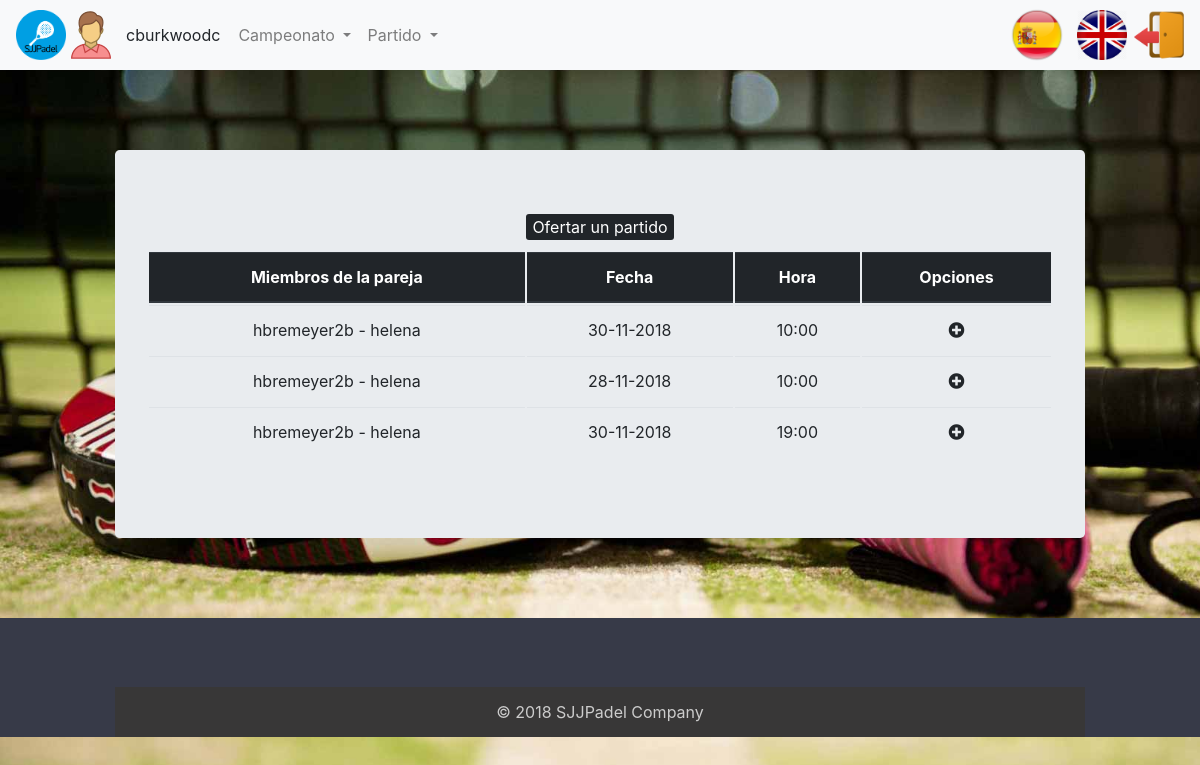
Page /index.php?controller=confrontationOffer&action=select&idCategoriaCampeonato=4&idCampeonato=3&idCategoria=3&idPareja=175 (signed in) on the committed database.
### tables this page shows
CREATE TABLE `usuario` (
  `login` varchar(20) NOT NULL,
  `nombre` varchar(20) NOT NULL,
  `apellidos` varchar(45) DEFAULT NULL,
  `pass` varchar(20) DEFAULT NULL,
  `rol` char(1) DEFAULT NULL,
  `genero` varchar(10) DEFAULT NULL
);

CREATE TABLE `ofertaenfrentamiento` (
  `idOfertaEnfrentamiento` int(11) NOT NULL,
  `idPareja` int(11) NOT NULL,
  `idGrupo` int(11) NOT NULL,
  `hora` time NOT NULL,
  `fecha` date NOT NULL
);

CREATE TABLE `pareja` (
  `idPareja` int(11) NOT NULL,
  `idCapitan` varchar(20) NOT NULL,
  `idCompañero` varchar(20) NOT NULL,
  `idCategoriaCampeonato` int(11) NOT NULL
);

### core/ViewManager.php (called while the page is built, shortened)
<?php
class ViewManager {
	private $fragmentContents = array();
	private $variables = array();
	private $currentFragment = self::DEFAULT_FRAGMENT;
	private $layout = "default";
	private function saveCurrentFragment() {
		$this->fragmentContents[$this->currentFragment].=ob_get_contents();
	}
	public function moveToFragment($name) {
		$this->currentFragment = $name;
	}
	public function getFragment($fragment, $default="") {
		if (!isset($this->fragmentContents[$fragment])) {
			return $default;
		}
		return $this->fragmentContents[$fragment];
	}
	public function setVariable($varname, $value, $flash=false) {
		$this->variables[$varname] = $value;
	}
	public function getVariable($varname, $default=NULL) {
		if (!isset($this->variables[$varname])) {
			return $default;
		}
		return $this->variables[$varname];
	}
	public function render($controller, $viewname) {
		include(__DIR__."/../view/$controller/$viewname.php");
		$this->renderLayout();
	}
	private function renderLayout() {
		include(__DIR__."/../view/layouts/".$this->layout.".php");
	}
	private static $viewmanager_singleton = NULL;
	public static function getInstance() {
		if (self::$viewmanager_singleton == null) {
			self::$viewmanager_singleton = new ViewManager();
		}
		return self::$viewmanager_singleton;
	}
}

### controller/ConfrontationOfferController.php (called while the page is built, shortened)
<?php
require_once(__DIR__."/../core/ViewManager.php");
require_once(__DIR__."/../core/I18n.php");
require_once(__DIR__."/../model/ConfrontationOffer.php");
require_once(__DIR__."/../model/ConfrontationOfferMapper.php");
require_once(__DIR__."/../model/PartnerMapper.php");
require_once(__DIR__."/../model/PartnergroupMapper.php");
require_once(__DIR__."/../controller/BaseController.php");
class ConfrontationOfferController extends BaseController {
  private $confrontationOfferMapper;
  private $confrontationMapper;
  private $reservationMapper;
  private $partnerMapper;
  private $partnerGroupMapper;
  public function __construct() {
    parent::__construct();
    $this->confrontationOfferMapper = new ConfrontationOfferMapper();
    $this->confrontationMapper =  new ConfrontationMapper();
    $this->reservationMapper = new ReservationMapper();
    $this->partnerMapper = new PartnerMapper();
    $this->partnerGroupMapper = new PartnergroupMapper();
  }
  public function select(){
    $idCampeonato = $_GET["idCampeonato"];
    $idPareja = $_GET["idPareja"];
    $idGrupo = $this->partnerGroupMapper->getIdGrupo($idPareja);
    $this->validateMatchs($idGrupo);
    $confrontationOffers = $this->confrontationOfferMapper->getConfrontationOffersForGroup($idGrupo);
    $posibleOffers = array();
    foreach($confrontationOffers as $offer){
      if( $idPareja != $offer->getIdPareja() ){
        if( !$this->confrontationMapper->hadPlayed($idPareja, $offer->getIdPareja(), $idGrupo) ){
          $miembrosPareja = $this->partnerMapper->getMembers($offer->getIdPareja());
          $offer->setPareja($miembrosPareja);
          array_push($posibleOffers, $offer);
        }
      }
    }
    $this->view->setVariable("idCampeonato", $idCampeonato);
    $this->view->setVariable("idPareja", $idPareja);
    $this->view->setVariable("posibleOffers", $posibleOffers);
    $this->view->render("confrontation", "confrontationSelect");
  }
  public function validateMatchs($idGrupo){
    $confrontationOffers = $this->confrontationOfferMapper->getConfrontationOffersForGroup($idGrupo);
    foreach ($confrontationOffers as $offer) {
      $numRes = $this->reservationMapper->getNumReservations($offer->getFecha(), substr($offer->getHora(), 0, 5));
      if( $numRes == 5 ){
        $this->confrontationOfferMapper->delete($offer->getIdOfertaEnfrentamiento());
      }
    }
  }
}

### index.php (called while the page is built, shortened)
<?php
function run() {
	try {
		$controller = loadController($_GET["controller"]);
		$actionName = $_GET["action"];
		$controller->$actionName();
	} catch(Exception $ex) {
		die("An exception occured!!!!!".$ex->getMessage());
	}
}
function loadController($controllerName) {
	return new $controllerClassName();
}
run();
?>

### core/I18n.php (called while the page is built, shortened)
<?php
class I18n {
	private $messages;
	public function setLanguage($language) {
		$this->messages = $i18n_messages;
	}
	public function i18n($key) {
		if (isset($this->messages[$key])){
			return $this->messages[$key];
		}else{
			return $key;
		}
	}
	private static $i18n_singleton = null;
	public static function getInstance() {
		if (self::$i18n_singleton == NULL) {
			self::$i18n_singleton = new I18n();
		}
		return self::$i18n_singleton;
	}
}
function i18n($key) {
	return I18n::getInstance()->i18n($key);
}

### model/ConfrontationOffer.php (called while the page is built, shortened)
<?php
class ConfrontationOffer {
  	private $idOfertaEnfrentamiento;
	private $idPareja;
	private $hora;
  	private $fecha;
    private $pareja;
	public function __construct($idOfertaEnfrentamiento=NULL, $idPareja=NULL, $idGrupo=NULL, $hora=NULL, $fecha=NULL, array $pareja=NULL) {
    $this->idOfertaEnfrentamiento = $idOfertaEnfrentamiento;
	  $this->idPareja = $idPareja;
	  $this->hora = $hora;
    $this->fecha = $fecha;
    $this->pareja = $pareja;
	}
	public function getIdOfertaEnfrentamiento() {
		return $this->idOfertaEnfrentamiento;
	}
  public function getIdPareja(){
    return $this->idPareja;
  }
  public function getHora() {
    return $this->hora;
  }
	public function getFecha() {
		return $this->fecha;
	}
  public function getPareja(){
    return $this->pareja;
  }
  public function setPareja($pareja){
    $this->pareja = $pareja;
  }
}

### model/PartnerMapper.php (called while the page is built, shortened)
<?php
require_once(__DIR__."/../core/PDOConnection.php");
class PartnerMapper {
	private $db;
	public function __construct() {
		$this->db = PDOConnection::getInstance();
	}
	public function getMembers($idPareja){
		$stmt = $this->db->prepare("SELECT * FROM pareja WHERE idPareja=?");
		$stmt->execute(array($idPareja));
		$toret_db = $stmt->fetch(PDO::FETCH_ASSOC);
		$members = array();
		if($toret_db != null){
			array_push($members, $toret_db["idCapitan"]);
			array_push($members, $toret_db["idCompañero"]);
		}
		return $members;
	}
}

### core/PDOConnection.php (called while the page is built)
<?php
class PDOConnection {
	private static $dbhost = "localhost";
	private static $dbname = "sjjpadel";
	private static $dbuser = "abp";
	private static $dbpass = "abp";
	private static $db_singleton = null;
	public static function getInstance() {
		if (self::$db_singleton == null) {
			self::$db_singleton = new PDO(
			"mysql:host=".self::$dbhost.";dbname=".self::$dbname.";charset=utf8",
			self::$dbuser,
			self::$dbpass,
			array(
				PDO::ATTR_EMULATE_PREPARES => false,
				PDO::ATTR_ERRMODE => PDO::ERRMODE_EXCEPTION
			)
		);
	}
	return self::$db_singleton;
}
}
?>

### model/ConfrontationOfferMapper.php (called while the page is built, shortened)
<?php
require_once(__DIR__."/../core/PDOConnection.php");
class ConfrontationOfferMapper {
	private $db;
	public function __construct() {
		$this->db = PDOConnection::getInstance();
	}
	public function getConfrontationOffersForGroup($idGrupo){
		$stmt = $this->db->prepare("SELECT * FROM ofertaenfrentamiento WHERE idGrupo=?");
		$stmt->execute(array($idGrupo));
		$ofertasEnfrentamientos = $stmt->fetchAll(PDO::FETCH_ASSOC);
		$enfrentamientos_array = array();
		if( $ofertasEnfrentamientos != null){
			foreach ($ofertasEnfrentamientos as $enfrentamiento) {
				$fecha = new DateTime($enfrentamiento["fecha"]);
				$enf = new ConfrontationOffer($enfrentamiento["idOfertaEnfrentamiento"],$enfrentamiento["idPareja"],
												$enfrentamiento["idGrupo"], $enfrentamiento["hora"], $fecha->format('d-m-Y'));
				array_push($enfrentamientos_array, $enf);
			}
		}
		return $enfrentamientos_array;
	}
}

### model/PartnergroupMapper.php (called while the page is built, shortened)
<?php
require_once(__DIR__."/../core/PDOConnection.php");
class PartnergroupMapper {
	private $db;
	public function __construct() {
		$this->db = PDOConnection::getInstance();
	}
	public function getIdGrupo($idPareja){
		$stmt = $this->db->prepare("SELECT idGrupo FROM parejagrupo WHERE idPareja = ? ");
		$stmt->execute(array($idPareja));
		$toret_db = $stmt->fetch(PDO::FETCH_ASSOC);
		return $toret_db["idGrupo"];
	}
}

### model/UserMapper.php (called while the page is built, shortened)
<?php
require_once(__DIR__."/../core/PDOConnection.php");
class UserMapper {
	private $db;
	public function __construct() {
		$this->db = PDOConnection::getInstance();
	}
	public function getDatos($login){
		$stmt = $this->db->prepare("SELECT * FROM usuario where login=?");
		$stmt->execute(array($login));
		$toret_db = $stmt->fetchAll(PDO::FETCH_ASSOC);
		$user = null;
		foreach ($toret_db as $datos) {
			$user = new User(
				$datos['login'],
				$datos['nombre'],
				$datos['apellidos'],
				$datos['pass'],
				$datos['rol'],
				$datos['genero']
			);
		}
		return $user;
	}
}

### controller/BaseController.php (called while the page is built, shortened)
<?php
require_once(__DIR__."/../core/ViewManager.php");
require_once(__DIR__."/../core/I18n.php");
require_once(__DIR__."/../model/User.php");
require_once(__DIR__."/../model/UserMapper.php");
class BaseController {
	public function __construct() {
		if(isset($_SESSION["currentuser"])) {
			$userMapper = new UserMapper();
			$datosUser = $userMapper->getDatos($_SESSION["currentuser"]);
		}
	}
}

### view/confrontation/confrontationSelect.php (the view, shortened to what this page needs)
<?php
require_once(__DIR__."/../../core/ViewManager.php");
$view = ViewManager::getInstance();
$idCampeonato = $view->getVariable("idCampeonato");
$idPareja = $view->getVariable("idPareja");
$posibleOffers = $view->getVariable("posibleOffers");
?>
  <div style="margin-bottom:10px;">
    <a href="index.php?controller=confrontationOffer&amp;action=offer&amp;idPareja=<?= $idPareja ?>&amp;idCampeonato=<?= $idCampeonato ?>"><button class="button-organize"><?= i18n("Offer a Match"); ?></button></a>
  </div>
<?php if(empty($posibleOffers)): ?>
  <h2><?= i18n("No offers available"); ?></h2>
<?php else: ?>
<table class="table">
  <thead class="thead-dark">
    <tr>
      <th scope="col">
        <?= i18n("Partner Members"); ?>
      </th>
      <th scope="col">
        <?= i18n("Fecha"); ?>
      </th>
      <th scope="col">
        <?= i18n("Hour"); ?>
      </th>
      <th scope="col" colspan="2">
        <?= i18n("Options"); ?>
      </th>
    </tr>
  </thead>
  <tbody>
  <?php foreach ($posibleOffers as $offer): ?>
    <tr>
      <td>
        <?= $offer->getPareja()[0] ?> -
        <?= $offer->getPareja()[1] ?>
      </td>
      <td>
        <?= $offer->getFecha(); ?>
      </td>
      <td>
        <?= substr($offer->getHora(), 0, 5); ?>
      </td>
      <td>
        <a href="index.php?controller=confrontationOffer&amp;action=join&amp;idOfertaEnfrentamiento=<?=$offer->getIdOfertaEnfrentamiento(); ?>&amp;idParejaOffer=<?= $offer->getIdPareja(); ?>&amp;idPareja=<?= $idPareja ?>"><i class="fas fa-plus-circle color-1"></i></a>
      </td>
    </tr>
  <?php endforeach; ?>
  </tbody>
</table>
<?php endif; ?>

### view/layouts/default.php (shortened to what this page needs)
<?php
$view = ViewManager::getInstance();
$currentuser = $view->getVariable("currentusername");
$currentGender = $view->getVariable("currentGender");
$currentRol = $view->getVariable("currentRol");
?>
<!DOCTYPE html>
<html lang="en">
<head>
	<link rel="stylesheet" href="https://maxcdn.bootstrapcdn.com/bootstrap/4.0.0/css/bootstrap.min.css">
	<link rel="stylesheet" href="https://use.fontawesome.com/releases/v5.5.0/css/all.css">
	<link rel="stylesheet" href="css/style.css" type="text/css">
</head>
<body>
	<nav class="navbar navbar-expand-lg navbar-light bg-light">
		<img class="img-circle icono" src="images/icono.png">
		<?php if (isset($currentuser)): ?>
			<img class="icono" src="images/<?php echo $currentGender; ?>.png">
			<span class="username">
				<?= sprintf(i18n("%s"), $currentuser) ?>
			</span>
		<?php endif ?>
		<div class="collapse navbar-collapse" id="navbarSupportedContent">
			<ul class="navbar-nav mr-auto">
				<?php if($currentRol == 'd' || $currentRol == 'a' || $currentRol == 'e'): ?>
					<li class="nav-item dropdown">
						<a class="nav-link dropdown-toggle" href="#" id="navbarDropdown" role="button" data-toggle="dropdown" aria-haspopup="true" aria-expanded="false">
							<?php echo i18n("Championship") ?>
						</a>
					</li>
				<?php endif ?>
				<?php if($currentRol == 'd' || $currentRol == 'a' || $currentRol == 'e'): ?>
					<li class="nav-item dropdown">
						<a class="nav-link dropdown-toggle" href="#" id="navbarDropdown" role="button" data-toggle="dropdown" aria-haspopup="true" aria-expanded="false">
							<?php echo i18n("Match") ?>
						</a>
					</li>
				<?php endif ?>
			</ul>
		</div>
		<li class="nav-item">
			<?php include(__DIR__."/language_select_element.php"); ?>
		</li>
		<li class="nav-item">
			<?php if (isset($currentuser)): ?>
				<a 	href="index.php?controller=users&amp;action=logout">
					<img src="images/salir.png" class="rounded icono" alt="Imágenes responsive">
				</a>
				<?php else: ?>
					<a href="index.php?controller=users&amp;action=login">
						<img src="images/entrar.png" class="rounded icono" alt="Imágenes responsive">
					</a>
				<?php endif ?>
			</li>
		</nav>
		<div class="container">
			<div class="jumbotron">
				<?= $view->getFragment(ViewManager::DEFAULT_FRAGMENT) ?>
			</div>
		</div>
		<footer id="myFooter">
			<div class="container">
				<div class="row">
					<div class="col-sm-3 myCols">
					</div>
				</div>
				<div class="social-networks">
				</div>
				<div class="footer-copyright">
					<p>© 2018 SJJPadel Company </p>
				</div>
			</footer>
		</body>
		</html>

### view/layouts/language_select_element.php (shortened to what this page needs)
<a href="index.php?controller=language&amp;action=change&amp;lang=es">
	<img class="img_idioma_spain" src="images/Spain.png"></img>
</a>
<a href="index.php?controller=language&amp;action=change&amp;lang=en">
	<img class="img_idioma_england separacion" src="images/England.png"></img>
</a>

### css/style.css (style rules this page uses)
body { width: 100%; height: 100%; background: url('../images/padel.jpg') ; background-size: cover; background-attachment: fixed; }
ul , li { list-style: none; }
.separacion { margin-right: 7px; }
#myFooter { background-color: #373a48; color:white; }
#myFooter .footer-copyright { background-color: #383737; padding-top:3px; padding-bottom:3px; text-align: center; }
#myFooter .footer-copyright p { margin:10px; color: #ccc; }
#myFooter .myCols { text-align: center; }
#myFooter .social-networks { text-align: center; padding-top: 30px; padding-bottom: 38px; }
.icono { width: 50px; height: 50px; }
table { border-collapse: inherit; }
.button-organize { background-color: rgba(33,37,41,1); border:none; border-radius: 3px; color: white; }
.color-1 { color: rgba(33,37,41,1); }
.img_idioma_spain { width: 72px; height: 54px; }
.img_idioma_england { width: 50px; height: 50px; }
.container { margin: 0 auto; max-width: 1000px; }
.jumbotron { margin: 80px 0; text-align: center; }
.username { margin-left: 10px; margin-right: 10px; }

### rows in the picture
usuario: genero (picture), login "cburkwoodc"
ofertaenfrentamiento: idPareja.idCapitan "hbremeyer2b", idPareja.idCompañero "helena", Fecha "30-11-2018", hora "10:00"
ofertaenfrentamiento: idPareja.idCapitan "hbremeyer2b", idPareja.idCompañero "helena", Fecha "28-11-2018", hora "10:00"
ofertaenfrentamiento: idPareja.idCapitan "hbremeyer2b", idPareja.idCompañero "helena", Fecha "30-11-2018", hora "19:00"

### other values in the picture
i18n("Championship") "Campeonato"
i18n("Match") "Partido"
i18n("Offer a Match") "Ofertar un partido"
i18n("Partner Members") "Miembros de la pareja"
i18n("Fecha") "Fecha"
i18n("Hour") "Hora"
i18n("Options") "Opciones"
